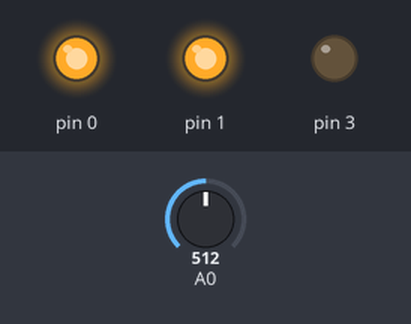
A sketch run on a simulated Arduino Uno, built for the host (arithmetic inside an expression is 32-bit, double 64-bit). Parts: output pins drawn as LEDs (lit = HIGH). The test bench sets the inputs (shaded band); at power-on: A0 = 512.

Above: at 1.2 s.
1.3 s: A0 set to 157
2.8 s: A0 set to 147
At 4.0 s:
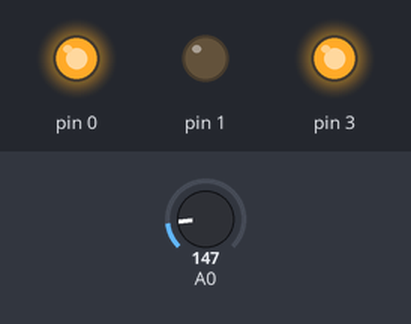
4.3 s: A0 set to 122
At 5.2 s:
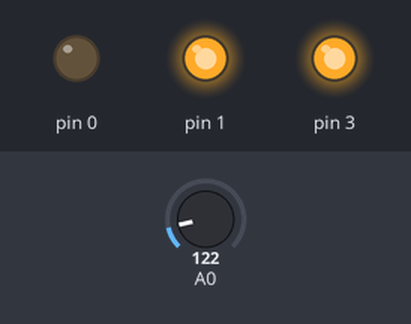
5.8 s: A0 set to 306
At 6.4 s:
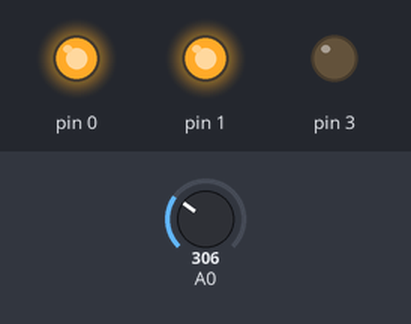
7.3 s: A0 set to 0
At 8.7 s:
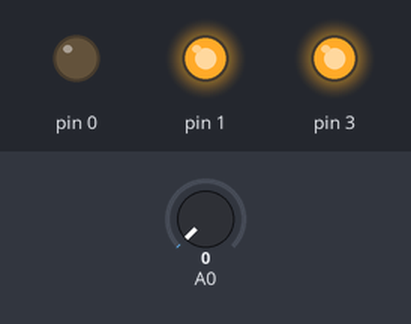
Timing chart, 0 to 9.8 s (numbered marks = the images above; inputs shaded):
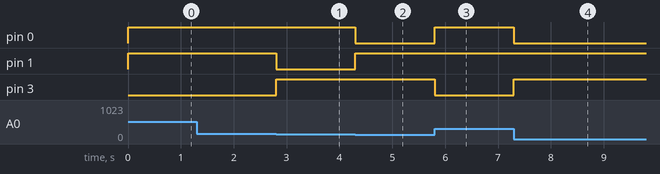

The sketch:

RGB_Temp.ino
```cpp
// Temperature Alert!

const int BLED = PB0;  // Blue LED Cathode on Pin B0

const int GLED = PB1;  // Green LED Cathode on Pin B1

const int RLED = PB3;  // Red LED Cathode on Pin B2

const int TEMP = PA0;  // Temp Sensor is on pin A0

const int LOWER_BOUND = 139;  // Lower Threshold

const int UPPER_BOUND = 147;  // Upper Threshold

int val = 0;  // Variable to hold analog reading

void setup() {

  pinMode(TEMP, INPUT);

  pinMode(BLED, OUTPUT);  // Set Blue LED as Output

  pinMode(GLED, OUTPUT);  // Set Green LED as Output

  pinMode(RLED, OUTPUT);  // Set Red LED as Output
}
void loop() {

  val = analogRead(TEMP);

  if (val < LOWER_BOUND) {  // LED is Blue

    digitalWrite(RLED, HIGH);

    digitalWrite(GLED, HIGH);

    digitalWrite(BLED, LOW);

  }

  else if (val > UPPER_BOUND) {  // LED is Red

    digitalWrite(RLED, LOW);

    digitalWrite(GLED, HIGH);

    digitalWrite(BLED, HIGH);

  }

  else {  // LED is Green

    digitalWrite(RLED, HIGH);

    digitalWrite(GLED, LOW);

    digitalWrite(BLED, HIGH);
  }
}
```

Measured:
- the behaviour switches between 148 and 147 on A0 (found by bisection; images 0 and 1)
- after the input at 1.3 s, every drawn part: stays the same
- after the input at 2.8 s, pin 1: HIGH → LOW at once; pin 3: LOW → HIGH at once
- after the input at 4.3 s, pin 0: HIGH → LOW at once; pin 1: LOW → HIGH at once
- after the input at 5.8 s, pin 0: LOW → HIGH at once; pin 3: HIGH → LOW at once
- after the input at 7.3 s, pin 0: HIGH → LOW at once; pin 3: LOW → HIGH at once
